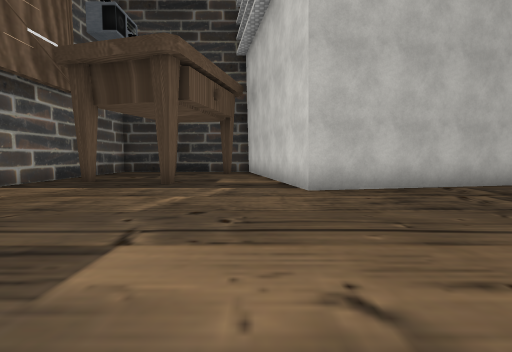
view 1 (above)

12 first-person views from a walk through a 3-D level made in the Unity game engine. The camera is 1.3 m above the floor, tilts 4° down and sees 85° across. The floor is counted in squares, 2 m on a side. Each view is taken from the middle of a square. On the plan, view 1 faces up. The plan holds only what a view shows up to about 9 squares ahead; the rest is blank. The place goes on beyond the plan. The player is left out. Some surface patterns are stand-ins.

view 2
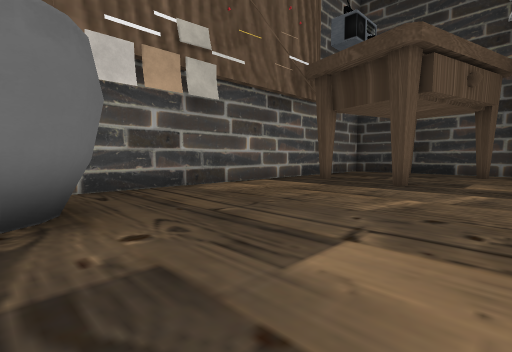

view 3
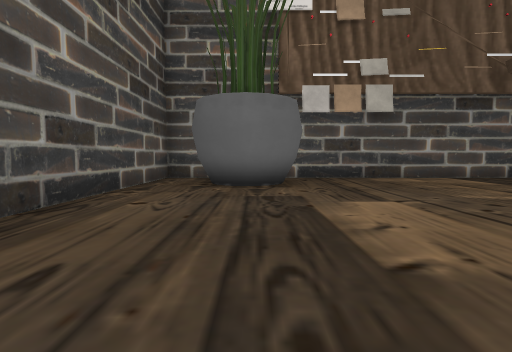

view 4
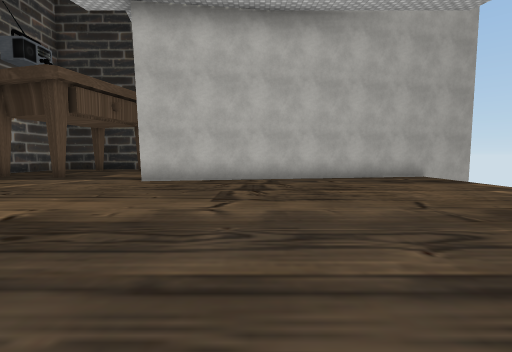

view 5
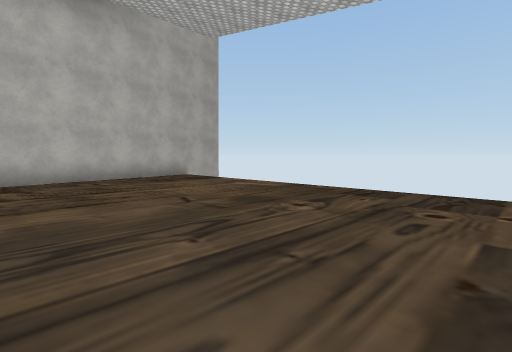

view 6
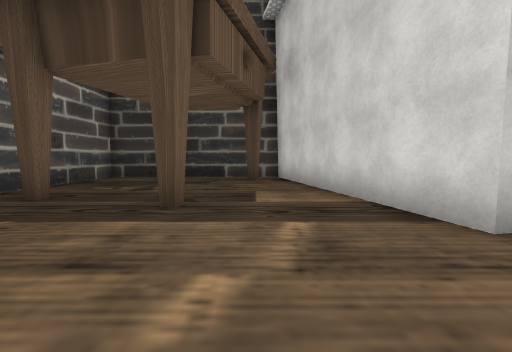

view 7
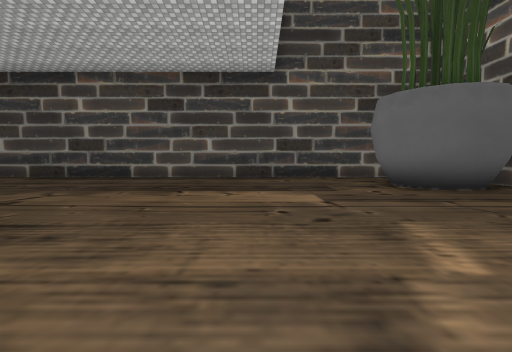

view 8
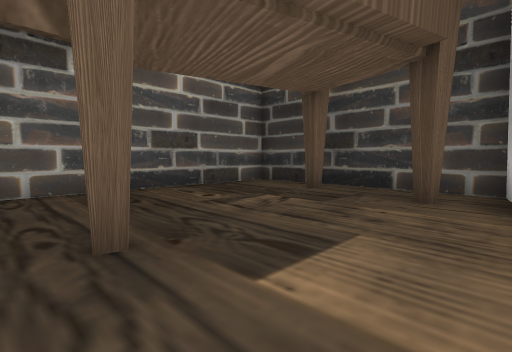

view 9
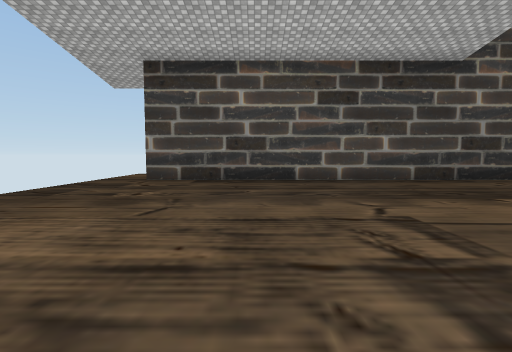

view 10
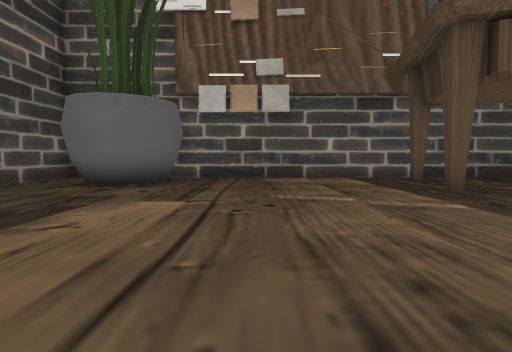

view 11
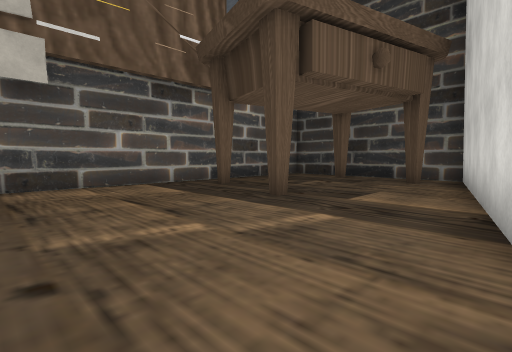

view 12
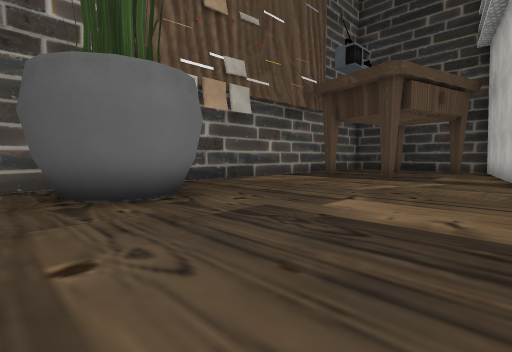

### Floor plan
Points are (right, up) in squares from view 1. A wall is a line through its corners. A room is listed if a view was taken in it or the views show most of it. See-through windows are left out.
Room 1 (views 1, 2, 3, 4, 5, 6, 7, 8, 9, 10, 11, 12)
walls: (-2.8, 0.2) (-2.8, -0.2); (-3.8, 1.1) (-3.2, 0.7) (-2.7, 0) (-2.8, -0.7) (-3.1, -1) (-3.6, -1.4) (-4, -1.5); (-5, 0.6) (-4.5, 0.9) (-4, 1) (-3.6, 0.9); (-4.2, 7.1) (-4.6, 7.2); (-0.9, 10.7) (-1, 10.2); (-4.1, -2.7) (8.1, -2.7); (9.8, 7) (1, 5.3) (-0.3, 11.8) (-3.6, 11.8); (-3.1, 11.3) (-3.2, 10.9) (-3.6, 11); (-4, 11.8) (-5.6, 11.8) (-5.6, 0.4)
low walls: (-3, -0.4) (-3, -0.8); (-3.7, 0.7) (-3.1, 0.3) (-2.9, -0.5); (-3, -0.6) (-3.2, -0.9) (-3.6, -1.2); (-4.3, 0.9) (-3.4, 0.7) (-3.1, 0.2); (-4.5, 0.8) (-4.1, 0.8)
ways out: gap at (-4, -2) to room 2; opening at (9, -3)
Room 2 (no view inside)
walls: (-5.6, 0) (-5.6, -2.7) (-4.1, -2.7)
ways out: gap at (-4, -2) to room 1

Positions as (right, up) in squares from view 1, and headings:
1: (0, 0), facing up
2: (0, 0), facing up-left
3: (3, 0), facing left
4: (4, -2), facing up
5: (4, -2), facing up-right
6: (-1, 3), facing up
7: (0, 6), facing down
8: (0, 6), facing up-left
9: (5, 5), facing down
10: (3, 3), facing left
11: (1, 3), facing up-left
12: (1, -2), facing up-left
